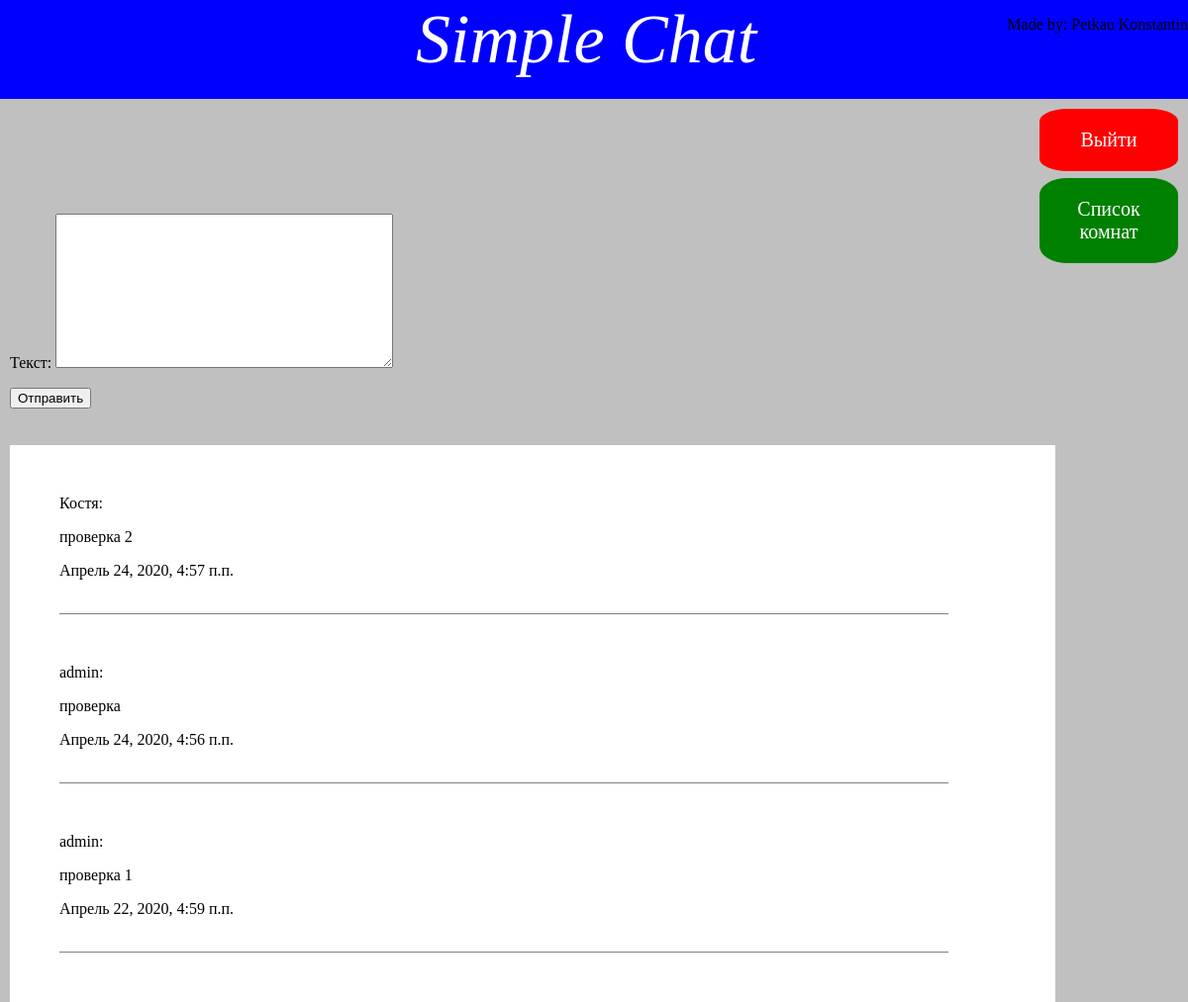
The app's page /chat/ (signed in), older data.
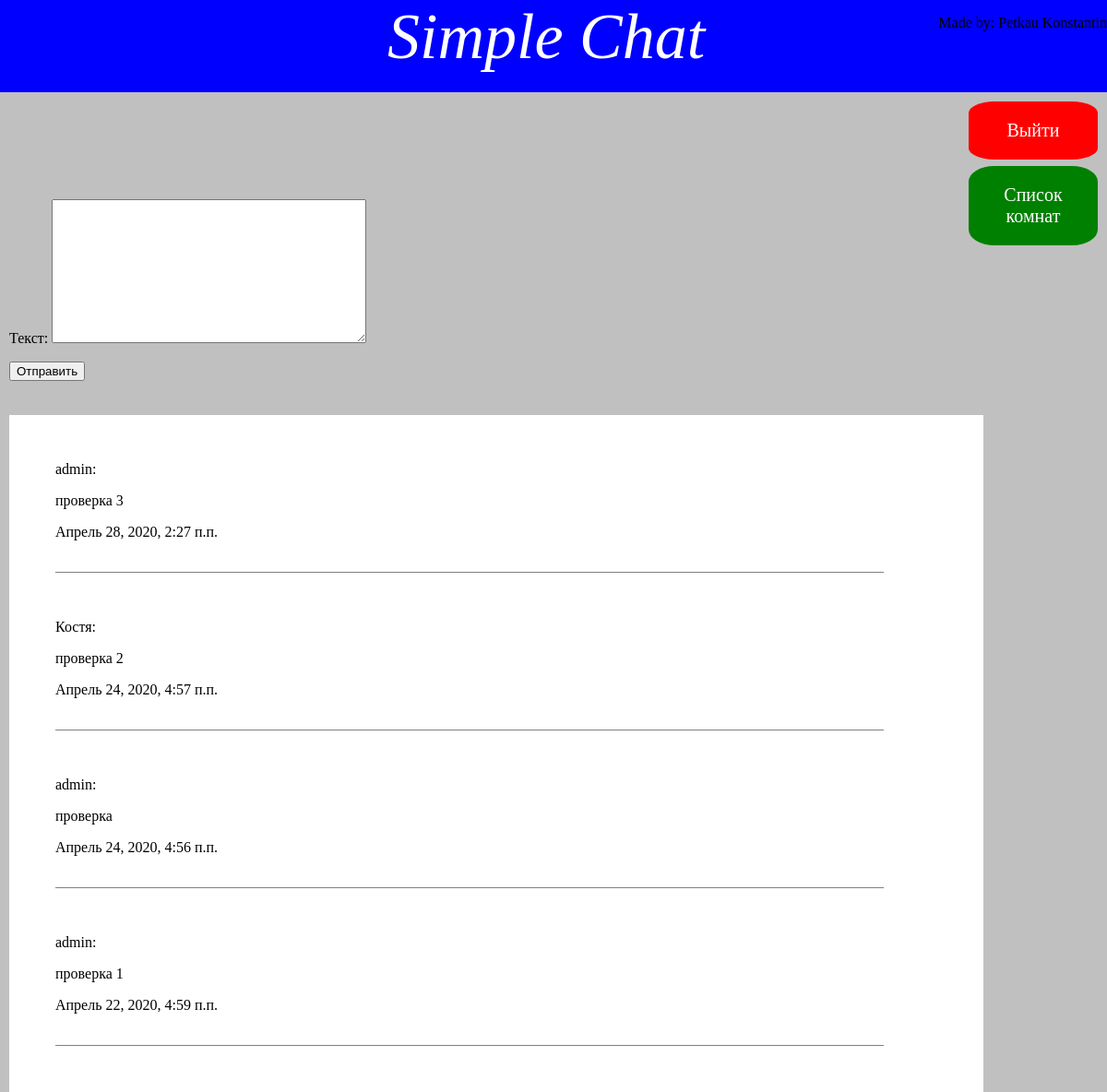
The same page, newer data.
### chat/models.py (models this page shows, shortened)
class Letter(models.Model):
	text = models.TextField(max_length = 600, verbose_name = 'Текст')
	author = models.ForeignKey(User, on_delete = models.CASCADE, verbose_name = 'Автор')
	date = models.DateTimeField(auto_now_add = True, verbose_name = 'Дата написания сообщения')
	class Meta:
		verbose_name = 'Сообщение'
		verbose_name_plural = 'Сообщения'
		ordering = ['-date']

### chat/views.py (the view, shortened to what this page needs)
# urls.py: path('chat/', views.Chat.as_view(), name = 'chat'),
class Chat(LoginRequiredMixin, CreateView):
	template_name = 'chat.html'
	model = Letter
	form_class = LetterForm
	success_url = '/chat/'
	def get_context_data(self, *args, **kwargs):
		context = super().get_context_data(**kwargs)
		context['letter'] = Letter.objects.all()
		return context

### chat/forms.py
class LetterForm(ModelForm):
	class Meta:
		model = Letter
		fields = ['text']

### template/chat.html (shortened to what this page needs)
{%extends "main.html"%}
{%block content%}
<a class = 'logout_chat_button' href = '{%url "chat:logout"%}'>Выйти</a>
<a class = 'change_room_button' href = '{%url "chat:rooms_list"%}'>Список комнат</a>
<div class = 'new_letter'>
	<form method = 'POST'>
		{{form.as_p}}
		<input type = submit value = Отправить>
	</form>
</div>
<div class = 'div_chat'>
	{%for i in letter%}
	<div class = 'div_chat_letter'>
		<p>{{i.author}}:<p>
		<p>{{i.text}}</p>
		<p>{{i.date}}</p><br>
	</div>
	{%endfor%}
</div>
{%endblock content%}

Row changes from the older to the newer data that the page shows:
added Letter: author "admin", text "проверка 3", date "Апрель 28, 2020, 2:27 п.п."
